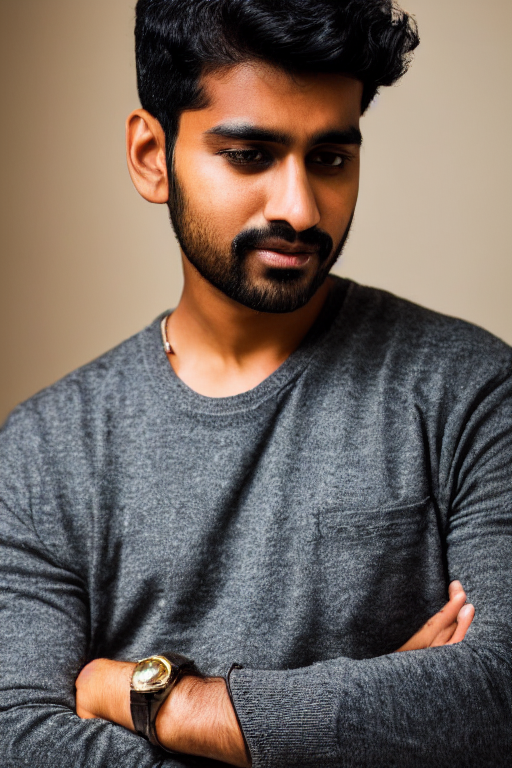
#> input picture tests_identity/base.png, 512 x 768 px
$ python run_outfit_change_webui.py
#> lines starting #> are read from the running program, lines starting #| are printed output that depends on the picture; after the words box and inside, x2 and y2 are one past the last pixel; in counts of white or black regions, pixels touching at a corner belong together
#!/usr/bin/env python3
"""
Outfit-change quality test against the local AUTOMATIC1111 WebUI API.

Drives a single img2img inpainting request with:
  - ControlNet Unit 0: IP-Adapter FaceID Plus v2 (SDXL) — identity lock
  - ControlNet Unit 1: OpenPose (SDXL) — pose lock
  - ADetailer face refinement
  - Inpaint Only Masked + high mask blur + Inpaint masked mode

It validates the four-criteria definition of "good" clothing change:

    1. same face
    2. same posture
    3. same body
    4. only clothing change

The script does NOT spin up the WebUI. Start it first with:

    ./START_WEBUI.sh

then in another terminal, run:

    python tests_identity/run_outfit_change_webui.py \
        --image  tests_identity/base.png \
        --prompt "wearing a tailored navy blue blazer over a crisp white dress shirt, photorealistic, sharp fabric texture"

Outputs land in tests_identity/webui_runs/<timestamp>/.

Usage notes
-----------
* If you do not pass --mask, a coarse central-torso rectangle mask is auto-built
  so you can smoke-test end-to-end. Pass a real brushed mask (white = edit) for
  production-quality results.
* If a ControlNet or ADetailer model is missing in the WebUI, the script will
  print a clear "missing model" message instead of guessing.
* No real-person photos are bundled with this script. The default --image
  points at tests_identity/base.png which is a synthetic txt2img portrait.
"""
from __future__ import annotations

import argparse
import base64
import io
import json
import os
import sys
import time
from datetime import datetime
from pathlib import Path

try:
    import requests
except ImportError:
    sys.stderr.write(
        "Missing 'requests'. Install with:\n"
        "  python -m pip install requests pillow\n"
    )
    sys.exit(2)

try:
    from PIL import Image
except ImportError:
    sys.stderr.write(
        "Missing 'pillow'. Install with:\n"
        "  python -m pip install requests pillow\n"
    )
    sys.exit(2)


HERE = Path(__file__).resolve().parent

DEFAULT_NEGATIVE = (
    "cartoon, anime, 3d render, plastic skin, deformed face, distorted eyes, "
    "extra fingers, missing fingers, mangled hands, blurry, low resolution, "
    "watermark, text, logo"
)

DEFAULT_PROMPT = (
    "wearing a tailored navy blue blazer over a crisp white dress shirt, "
    "professional studio lighting, sharp fabric texture, photorealistic"
)


# [4 lines left out: function img_to_b64, not called in this run]


def b64_to_img(b64: str) -> Image.Image:
    return Image.open(io.BytesIO(base64.b64decode(b64))).convert("RGB")


def auto_torso_mask(image: Image.Image) -> Image.Image:
    """Build a coarse central torso rectangle. White = edit, black = preserve.

    This is intentionally crude — it covers the middle vertical band of the
    image, which is where the clothing usually is. For real results, brush a
    proper mask in the WebUI Inpaint tab and pass --mask.
    """
    w, h = image.size
    mask = Image.new("L", (w, h), 0)
    # Vertical band: top ~38% (just below shoulders) to bottom ~92%
    top = int(h * 0.38)
    bottom = int(h * 0.92)
    # Horizontal band: middle 70%
    left = int(w * 0.15)
    right = int(w * 0.85)
    px = mask.load()
    for y in range(top, bottom):
        for x in range(left, right):
            px[x, y] = 255
    return mask


def wait_for_webui(base_url: str, timeout_s: int) -> dict:
    """Return /sdapi/v1/options once reachable, else raise SystemExit."""
    deadline = time.time() + timeout_s
    last_err = None
    print(f"Waiting for WebUI at {base_url} (timeout {timeout_s}s) ...")
    while time.time() < deadline:
        try:
            r = requests.get(f"{base_url}/sdapi/v1/options", timeout=4)
            if r.status_code == 200:
                return r.json()
            last_err = f"HTTP {r.status_code}: {r.text[:200]}"
        except Exception as e:  # connection refused, etc.
            last_err = repr(e)
        time.sleep(2)
    sys.exit(
        f"WebUI did not come up within {timeout_s}s. "
        f"Last error: {last_err}\n"
        "Start it with `./START_WEBUI.sh` and wait for 'Running on local URL'."
    )


# [29 lines left out: functions find_model, list_controlnet_models, list_adetailer_models, not called in this run]


def list_sd_models(base_url: str) -> list[dict]:
    r = requests.get(f"{base_url}/sdapi/v1/sd-models", timeout=10)
    r.raise_for_status()
    return r.json()


# [118 lines left out: functions build_payload, composite_side_by_side, not called in this run]


def main() -> int:
    parser = argparse.ArgumentParser(description="Outfit-change quality test via WebUI API.")
    parser.add_argument("--image", default=str(HERE / "base.png"), help="Source photo (PNG/JPG).")
    parser.add_argument("--mask", default=None, help="Mask PNG (white = clothing, black = preserve). Auto if omitted.")
    parser.add_argument("--prompt", default=DEFAULT_PROMPT, help="Outfit prompt (do NOT describe the face).")
    parser.add_argument("--negative", default=DEFAULT_NEGATIVE)
    parser.add_argument("--denoising", type=float, default=0.65, help="0.55–0.75 sweet spot.")
    parser.add_argument("--cfg", type=float, default=5.5)
    parser.add_argument("--steps", type=int, default=35)
    parser.add_argument("--sampler", default="DPM++ 2M Karras")
    parser.add_argument("--seed", type=int, default=12345)
    parser.add_argument("--port", type=int, default=7860)
    parser.add_argument("--host", default="127.0.0.1")
    parser.add_argument("--wait", type=int, default=120, help="Seconds to wait for WebUI before failing.")
    parser.add_argument("--no-controlnet", action="store_true", help="Disable ControlNet (faster, no identity lock).")
    parser.add_argument("--no-adetailer", action="store_true", help="Disable ADetailer face refinement.")
    args = parser.parse_args()

    base_url = f"http://{args.host}:{args.port}"

    image_path = Path(args.image).expanduser().resolve()
    if not image_path.exists():
        print(f"ERROR: image not found: {image_path}", file=sys.stderr)
        return 2
    image = Image.open(image_path).convert("RGB")
#> image is the input picture: PIL image 512x768 RGB; mean R, G, B 113.8, 101.3, 93.9
    w, h = image.size
#> w = 512; h = 768
    # Round to multiple of 8 for SD-friendly sizes.
    w8, h8 = (w // 8) * 8, (h // 8) * 8
#> w8 = 512; h8 = 768
    if (w, h) != (w8, h8):
        image = image.resize((w8, h8), Image.Resampling.LANCZOS)

    if args.mask:
        mask = Image.open(args.mask).convert("L").resize(image.size, Image.Resampling.NEAREST)
    else:
        print("No --mask given; auto-generating a coarse central-torso mask.")
        mask = auto_torso_mask(image)
#> in auto_torso_mask, `mask = Image.new("L", (w, h), 0)`: mask: PIL image 512x768 L; every value is 0
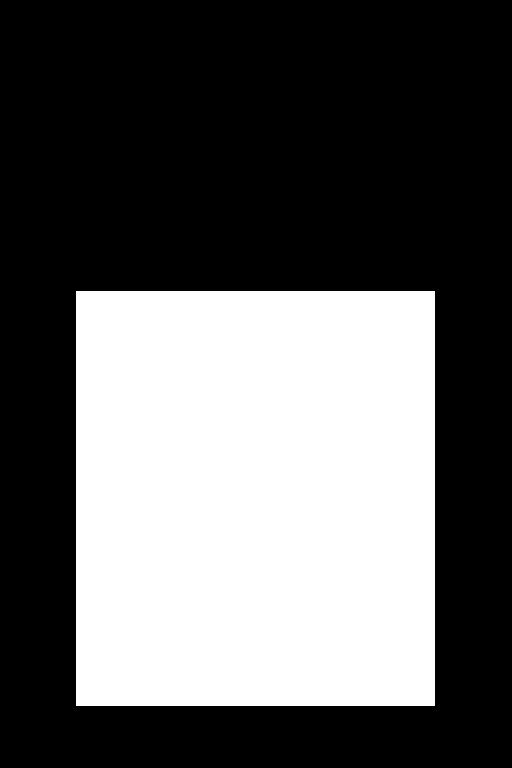
#> mask: PIL image 512x768 L; 37.9% white; 1 white region, box (x1, y1, x2, y2) and area: (76, 291, 435, 706) 148985

    out_dir = HERE / "webui_runs" / datetime.now().strftime("%Y%m%d_%H%M%S")
    out_dir.mkdir(parents=True, exist_ok=True)
    image.save(out_dir / "input.png")
    mask.save(out_dir / "mask.png")

    wait_for_webui(base_url, args.wait)
#> (the call stopped at in wait_for_webui, `r = requests.get(f"{base_url}/sdapi/v1/options", timeout=4)`: the network is not available in this run)

    sd_models = list_sd_models(base_url)
    model_names = [m.get("model_name") or m.get("title") for m in sd_models]
    print(f"Available SD checkpoints ({len(model_names)}): {model_names[:5]} ...")

    cn_models = list_controlnet_models(base_url) if not args.no_controlnet else []
    ad_models = list_adetailer_models(base_url) if not args.no_adetailer else []
    print(f"ControlNet models found: {len(cn_models)}; ADetailer models found: {len(ad_models)}")

    cn_ip = find_model(cn_models, "ip-adapter-faceid-plusv2_sdxl", "faceid_plusv2_sdxl", "faceid")
    cn_pose = find_model(cn_models, "thibaud_xl_openpose", "openpose_sdxl", "openpose")
    ad_face = find_model(ad_models, "face_yolov8n", "face_yolov8s")

    if not args.no_controlnet:
        if not cn_ip:
            print("WARN: IP-Adapter FaceID SDXL model not found; identity lock disabled.")
        if not cn_pose:
            print("WARN: OpenPose SDXL ControlNet not found; pose lock disabled.")
    if not args.no_adetailer and not ad_face:
        print("WARN: ADetailer face model not found; face refinement disabled.")

    payload = build_payload(
        image_b64=img_to_b64(image),
        mask_b64=img_to_b64(mask),
        width=image.width,
        height=image.height,
        prompt=args.prompt,
        negative=args.negative,
        steps=args.steps,
        cfg=args.cfg,
        denoising=args.denoising,
        sampler=args.sampler,
        seed=args.seed,
        cn_ip_model=None if args.no_controlnet else cn_ip,
        cn_pose_model=None if args.no_controlnet else cn_pose,
        adetailer_model=None if args.no_adetailer else ad_face,
    )

    with (out_dir / "payload.json").open("w") as f:
        # Strip the heavy image data from the saved payload for readability.
        light = {**payload, "init_images": ["<png-b64-stripped>"], "mask": "<png-b64-stripped>"}
        for k, v in light.get("alwayson_scripts", {}).items():
            if k == "ControlNet":
                for u in v["args"]:
                    if "image" in u:
                        u["image"] = "<png-b64-stripped>"
        json.dump(light, f, indent=2)

    print("Submitting /sdapi/v1/img2img ...")
    t0 = time.time()
    r = requests.post(f"{base_url}/sdapi/v1/img2img", json=payload, timeout=15 * 60)
    elapsed = time.time() - t0
    if r.status_code != 200:
        print(f"ERROR: HTTP {r.status_code}\n{r.text[:800]}", file=sys.stderr)
        return 1
    data = r.json()
    images_b64 = data.get("images", [])
    if not images_b64:
        print("ERROR: no images returned in response.", file=sys.stderr)
        return 1

    primary = b64_to_img(images_b64[0])
    primary.save(out_dir / "result.png")

    composite_side_by_side(image, primary, mask, out_dir / "compare.png")

    info = {}
    try:
        info = json.loads(data.get("info", "{}"))
    except Exception:
        pass

    summary = {
        "elapsed_seconds": round(elapsed, 1),
        "seed_used": info.get("seed", args.seed),
        "subseed": info.get("subseed"),
        "sd_model": info.get("sd_model_name") or info.get("sd_model_hash"),
        "sampler": info.get("sampler_name"),
        "steps": info.get("steps"),
        "cfg_scale": info.get("cfg_scale"),
        "denoising_strength": info.get("denoising_strength"),
        "controlnet_ip_model": cn_ip if not args.no_controlnet else None,
        "controlnet_pose_model": cn_pose if not args.no_controlnet else None,
        "adetailer_model": ad_face if not args.no_adetailer else None,
        "prompt": args.prompt,
        "negative_prompt": args.negative,
        "image_size": f"{image.width}x{image.height}",
        "output_dir": str(out_dir),
    }
    with (out_dir / "summary.json").open("w") as f:
        json.dump(summary, f, indent=2)

    print()
    print("=" * 64)
    print("Done.")
    print(f"  Time:         {summary['elapsed_seconds']}s")
    print(f"  Seed:         {summary['seed_used']}")
    print(f"  Checkpoint:   {summary['sd_model']}")
    print(f"  IP-Adapter:   {summary['controlnet_ip_model']}")
    print(f"  OpenPose:     {summary['controlnet_pose_model']}")
    print(f"  ADetailer:    {summary['adetailer_model']}")
    print(f"  Output:       {out_dir}/result.png")
    print(f"  Compare:      {out_dir}/compare.png  (input | mask-overlay | result)")
    print("=" * 64)
    print()
    print("Now score against the four criteria visually:")
    print("  1. same face?      open compare.png, third panel")
    print("  2. same posture?   compare arm/shoulder positions in panel 1 vs 3")
    print("  3. same body?      check skin tone, hair, hands")
    print("  4. only clothing?  background and unmasked regions should match")
    print()
    return 0


if __name__ == "__main__":
    sys.exit(main())
#> (the call stopped at in list_sd_models, `r = requests.get(f"{base_url}/sdapi/v1/sd-models", timeout=10)`: the network is not available in this run)
